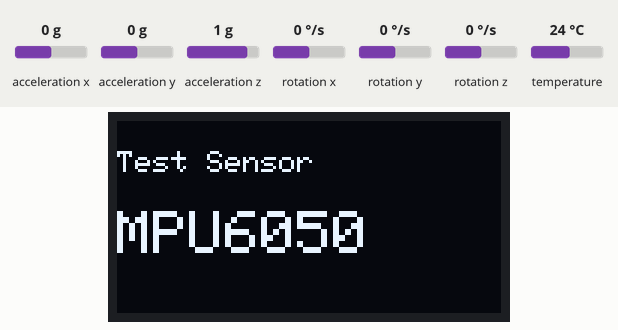
The sketch below on a simulated ESP32. Parts: 128×64 one-colour display. The test bench sets the inputs (shaded band); at power-on: acceleration x 0 g, acceleration y 0 g, acceleration z 1 g, rotation x 0 °/s, rotation y 0 °/s, rotation z 0 °/s, temperature 24 °C. WiFi joins after 1.5 s; servers stay silent unless stated; the display library's start-up logo is not drawn; storage starts empty; what the sketch prints to the serial monitor is not drawn.

Above: at 4.6 s.
At 11.7 s:
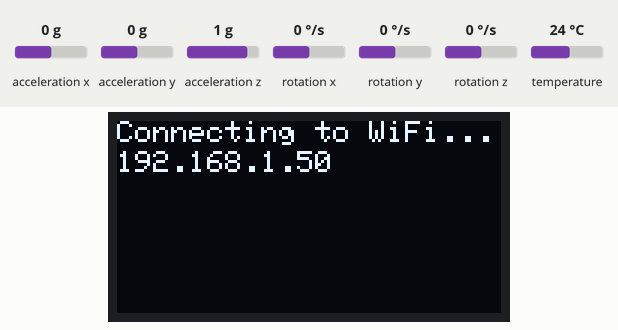

The sketch:

LCD_OLED_MPU6050_Web_Server.ino
```cpp
#include <WiFi.h>
#include <AsyncTCP.h>
#include <ESPAsyncWebServer.h>
#include <Adafruit_MPU6050.h>
#include <Adafruit_Sensor.h>
#include <Arduino_JSON.h>
#include "SPIFFS.h"
#include <Adafruit_SSD1306.h>

const char* ssid = "ASUS12";                //isi dengan nama wifi sumber hostspot
const char* password = "1234567890";        //isi dengan password sumber hostspot
                                            //cek alamat ip di serial monitor

AsyncWebServer server(80);
AsyncEventSource events("/events");
JSONVar readings;
Adafruit_MPU6050 mpu;
Adafruit_SSD1306 display = Adafruit_SSD1306(128, 64, &Wire);

unsigned long lastTime = 0;
unsigned long lastTimeTemperature = 0;
unsigned long lastTimeAcc = 0;
unsigned long gyroDelay = 10;
unsigned long temperatureDelay = 1000;
unsigned long accelerometerDelay = 200;

sensors_event_t a, g, temp;

float gyroX, gyroY, gyroZ;
float accX, accY, accZ;
float temperature;

//Gyroscope sensor deviation
float gyroXerror = 0.29;
float gyroYerror = 0.00;
float gyroZerror = 0.07;


void initLCD(){
  // SSD1306_SWITCHCAPVCC = generate display voltage from 3.3V internally
  if (!display.begin(SSD1306_SWITCHCAPVCC, 0x3C)) { // Address 0x3C for 128x64
    Serial.println(F("SSD1306 allocation failed"));
    for (;;)
      ; // Don't proceed, loop forever
  }
  display.display();
  delay(4000);
  delay(500); // Pause for 2 seconds
  display.setTextSize(1);
  display.setTextColor(WHITE);
  lcdOpening("MPU6050");
}

void initMPU(){
  if (!mpu.begin()) {
    Serial.println("Failed to find MPU6050 chip");
    while (1) {
      delay(10);
    }
  }
  Serial.println("MPU6050 Found!");
}

void initSPIFFS() {
  if (!SPIFFS.begin()) {
    Serial.println("An error has occurred while mounting SPIFFS");
  }
  Serial.println("SPIFFS mounted successfully");
}

void initWiFi() {
  display.clearDisplay();
  display.setTextSize(1);
  display.setCursor(0, 0);

  WiFi.mode(WIFI_STA);
  WiFi.begin(ssid, password);
  Serial.println("");
  Serial.print("Connecting to WiFi..."); display.println("Connecting to WiFi..."); display.display();
  while (WiFi.status() != WL_CONNECTED) {
    Serial.print(".");
    delay(1000);
  }
  Serial.println("");
  Serial.println(WiFi.localIP());

  display.setTextSize(1);
  display.setCursor(0, 10);
  display.println(WiFi.localIP());
  display.display();
}

String getGyroReadings(){
  mpu.getEvent(&a, &g, &temp);

  float gyroX_temp = g.gyro.x;
    if(abs(gyroX_temp) > (gyroXerror + 0.01)) {
    gyroX += gyroX_temp/100.00;
//    Serial.print("gyroX_temp = \t"); Serial.println(abs(gyroX_temp));
//    Serial.print("gyroXerror = \t"); Serial.println(gyroXerror);
//    Serial.print("gyroX = \t"); Serial.println(gyroX);
//    Serial.println();
    }

//  if(abs(gyroX_temp) < ( gyroXerror - 0.01))  {
//    gyroX -= gyroX_temp/10.00;
//    }

//  static unsigned long nilai;
//
//  if (millis() - nilai > 1000){
//    Serial.print("gyroX_temp = \t"); Serial.println(abs(gyroX_temp));
//    Serial.print("gyroXerror = \t"); Serial.println(gyroXerror);
//    Serial.print("gyroX = \t"); Serial.println(gyroX);
//    Serial.println();
//    nilai = millis();
//    }

  float gyroY_temp = g.gyro.y;
  //  gyroY = g.gyro.y;
  if(abs(gyroY_temp) > gyroYerror) {
    gyroY += gyroY_temp/70.00;
  }

  float gyroZ_temp = g.gyro.z;
  //gyroZ = g.gyro.z;
  if(abs(gyroZ_temp) >  (gyroZerror + 0.00)) {
    gyroZ += gyroZ_temp/90.00;
    }

//  if(abs(gyroZ_temp) <  (gyroZerror - 0.02)) {
//    gyroZ -= gyroZ_temp/90.00;
//    }

  readings["gyroX"] = String(gyroX);
  readings["gyroY"] = String(gyroY);
  readings["gyroZ"] = String(gyroZ);

  String jsonString = JSON.stringify(readings);
  return jsonString;
}

String getAccReadings() {
  mpu.getEvent(&a, &g, &temp);
  // Get current acceleration values
  accX = a.acceleration.x;
  accY = a.acceleration.y;
  accZ = a.acceleration.z;
  readings["accX"] = String(accX);
  readings["accY"] = String(accY);
  readings["accZ"] = String(accZ);
  String accString = JSON.stringify (readings);
  return accString;
}


String getTemperature(){
  mpu.getEvent(&a, &g, &temp);
  temperature = temp.temperature;
  return String(temperature);
}


void setup() {
  Serial.begin(115200);
  initLCD();
  initWiFi();
  initSPIFFS();
  initMPU();

  server.on("/", HTTP_GET, [](AsyncWebServerRequest *request){
    request->send(SPIFFS, "/index.html", "text/html");
  });

  server.serveStatic("/", SPIFFS, "/");

   server.on("/reset", HTTP_GET, [](AsyncWebServerRequest *request){
    gyroX=0;
    gyroY=0;
    gyroZ=0;
    request->send(200, "text/plain", "OK");
  });

 server.on("/resetX", HTTP_GET, [](AsyncWebServerRequest *request){
    gyroX=0;
    request->send(200, "text/plain", "OK");
  });

  server.on("/resetY", HTTP_GET, [](AsyncWebServerRequest *request){
    gyroY=0;
    request->send(200, "text/plain", "OK");
  });

 server.on("/resetZ", HTTP_GET, [](AsyncWebServerRequest *request){
    gyroZ=0;
    request->send(200, "text/plain", "OK");
  });

 events.onConnect([](AsyncEventSourceClient *client){
    if(client->lastId()){
      Serial.printf("Client reconnected! Last message ID that it got is: %u\n", client->lastId());
    }
    // send event with message "hello!", id current millis
    // and set reconnect delay to 1 second
    client->send("hello!", NULL, millis(), 10000);
  });
  server.addHandler(&events);

  server.begin();

}

void loop() {
 if ((millis() - lastTime) > gyroDelay) {
    // Send Events to the Web Server with the Sensor Readings
    events.send(getGyroReadings().c_str(),"gyro_readings",millis());
    lastTime = millis();
    }
  if ((millis() - lastTimeAcc) > accelerometerDelay) {
    // Send Events to the Web Server with the Sensor Readings
    events.send(getAccReadings().c_str(),"accelerometer_readings",millis());
    lastTimeAcc = millis();
    }
  if ((millis() - lastTimeTemperature) > temperatureDelay) {
    // Send Events to the Web Server with the Sensor Readings
    events.send(getTemperature().c_str(),"temperature_reading",millis());
    lastTimeTemperature = millis();
    }
  }

void lcdOpening(char *teks){
  display.clearDisplay();
  display.setTextSize(1);
  display.setCursor(0,10);
  display.print("Test Sensor");
  display.setTextSize(2);
  display.setCursor(0,30);
  display.print(teks);

  display.display();
  delay(5000);
  }
```

Measured:
- what the display in image 0 shows lasts 5.0 s, from 4.6 s to 9.6 s
